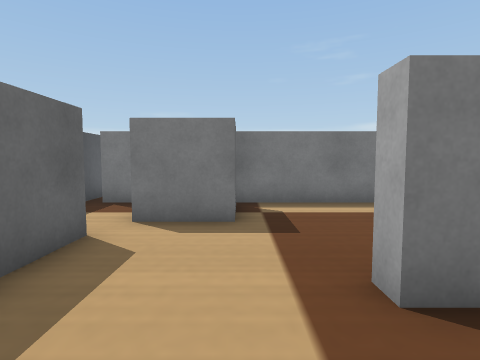
View 1 (above)

20 first-person views from a walk through a world built for the Webots simulator. The camera is 0.06 m above the floor, tilts 4° down and sees 80° across. The floor is counted in squares, 0.05 m on a side. Each view is taken from the middle of a square. On the plan, view 1 faces up. The plan holds only what a view shows up to about 12 squares ahead; the rest is blank. Robots are left out. Webots' stock objects and surfaces are drawn as simple stand-ins.

View 2
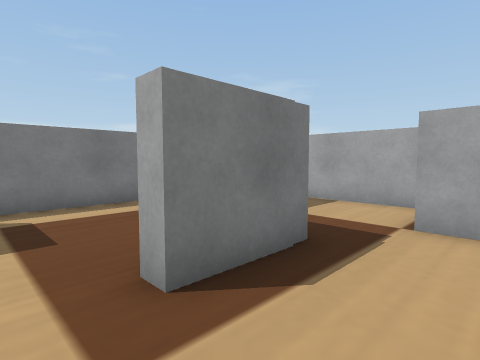

View 3
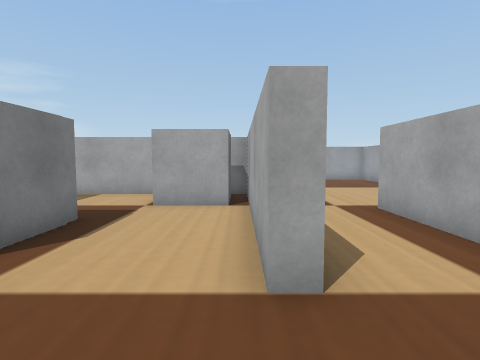

View 4
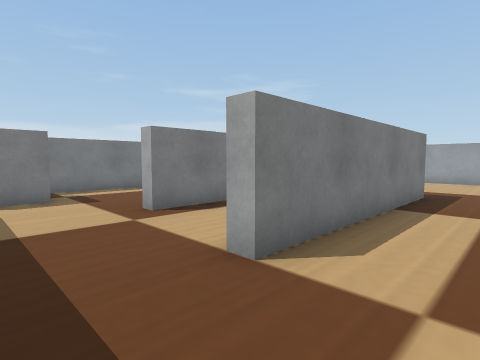

View 5
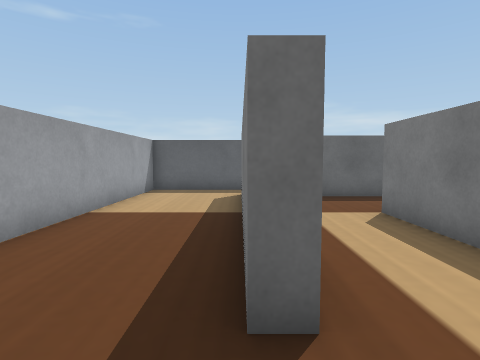

View 6
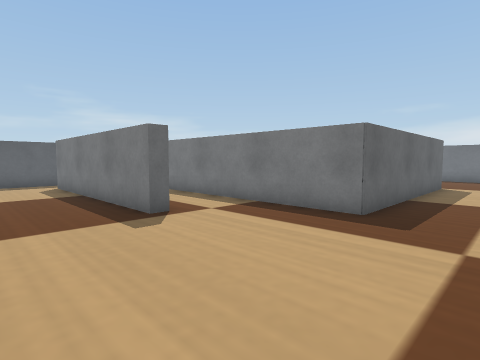

View 7
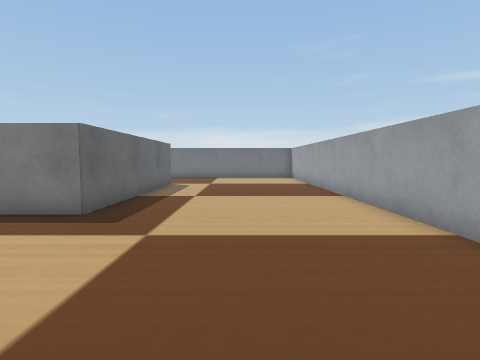

View 8
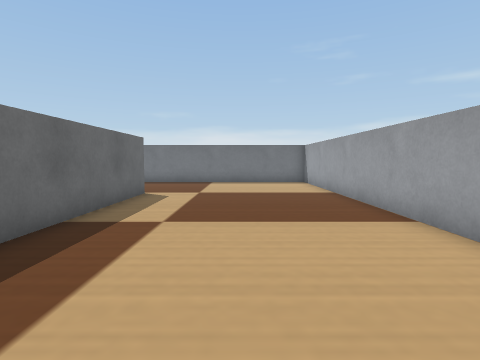

View 9
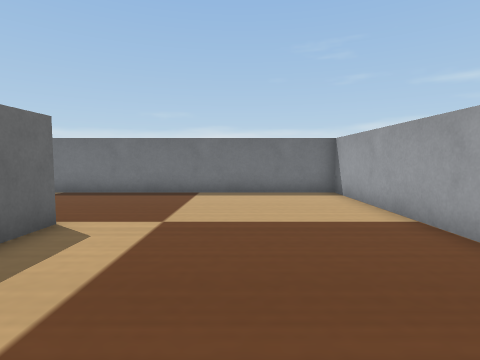

View 10
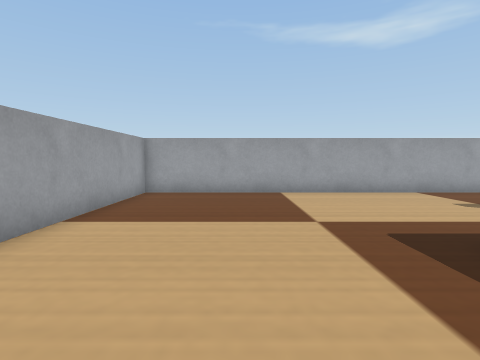

View 11
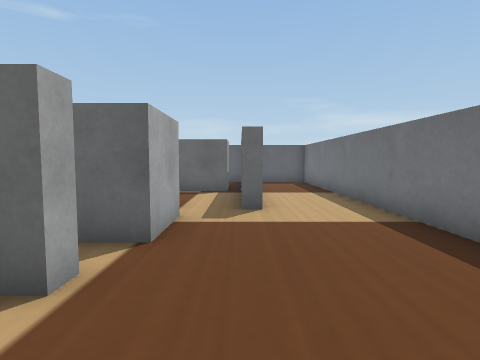

View 12
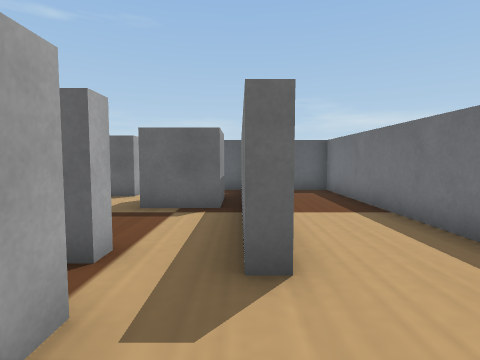

View 13
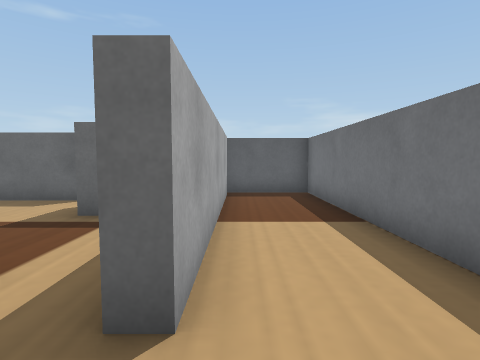

View 14
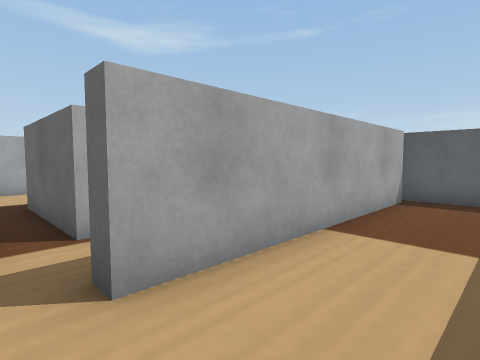

View 15
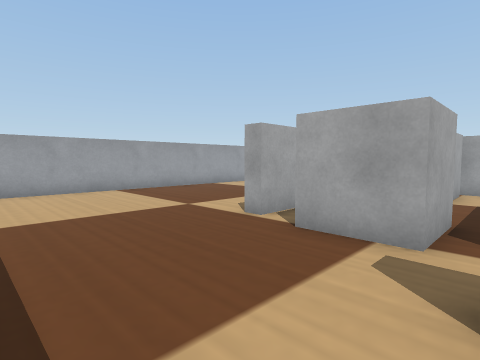

View 16
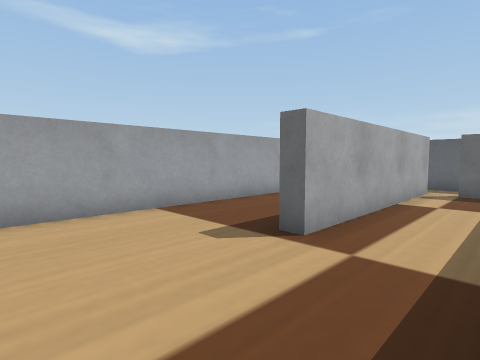

View 17
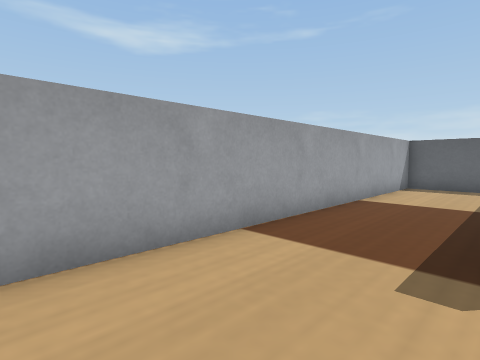

View 18
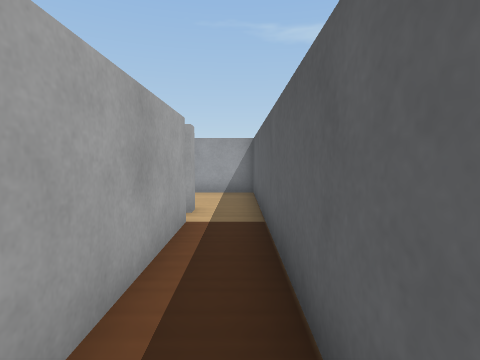

View 19
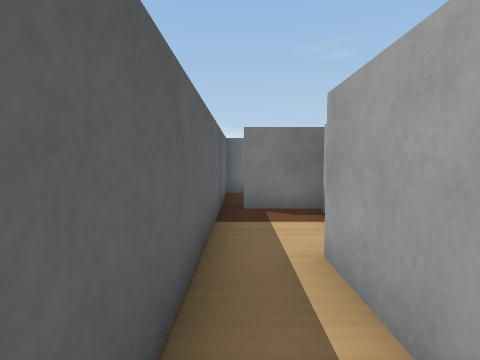

View 20
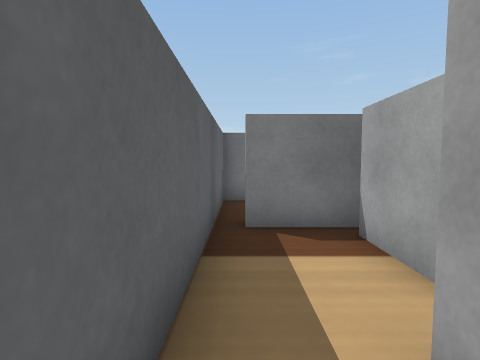

### Floor plan
Points are (right, up) in squares from view 1. A wall is a line through its corners. A room is listed if a view was taken in it or the views show most of it. See-through windows are left out.
Room 1 (views 1, 2, 3, 4, 5, 6, 7, 8, 9, 10, 11, 12, 13, 14, 15, 16, 17, 18, 19, 20)
walls: (8.1, 1.9) (8.1, 6.3) (8.6, 6.3) (8.6, -1.7) (0.5, -1.7) (0.5, -1.3) (8.1, -1.3); (3.2, 6.3) (3.7, 6.3) (3.7, 2.3) (1.3, 2.3) (1.3, 2.7); (5.1, -4.5) (5.1, -4.9) (-2.9, -4.9) (-2.9, -4.5) (5.1, -4.5); (-2.4, -0.2) (-2.4, -3.5); (-1.8, 8) (-4, 8); (-2.9, -3.5) (-2.9, 4.5) (-2.4, 4.5) (-2.4, 1.9); (-4, 8.6) (4.1, 8.6) (4.1, 8) (-0.1, 8); (15.5, 11.5) (-4.5, 11.5) (-4.5, -8.5) (15.5, -8.5) (15.5, 11.5)
objects: grey box (-2, 6) to (0, 7); grey box (5, 5) to (7, 7); grey box (6, 0) to (7, 1)

Positions as (right, up) in squares from view 1, and headings:
1: (0, 0), facing up
2: (0, 0), facing up-right
3: (-2, -1), facing right
4: (-2, -4), facing up-right
5: (7, -5), facing left
6: (11, -8), facing up-left
7: (12, -8), facing up
8: (12, -4), facing up
9: (12, 1), facing up
10: (12, 2), facing down
11: (11, 8), facing left
12: (7, 8), facing left
13: (6, 9), facing left
14: (5, 11), facing down-left
15: (4, 11), facing down-right
16: (9, -2), facing down-left
17: (9, -5), facing down-left
18: (-4, 2), facing down
19: (-4, 1), facing up
20: (-4, 3), facing up
